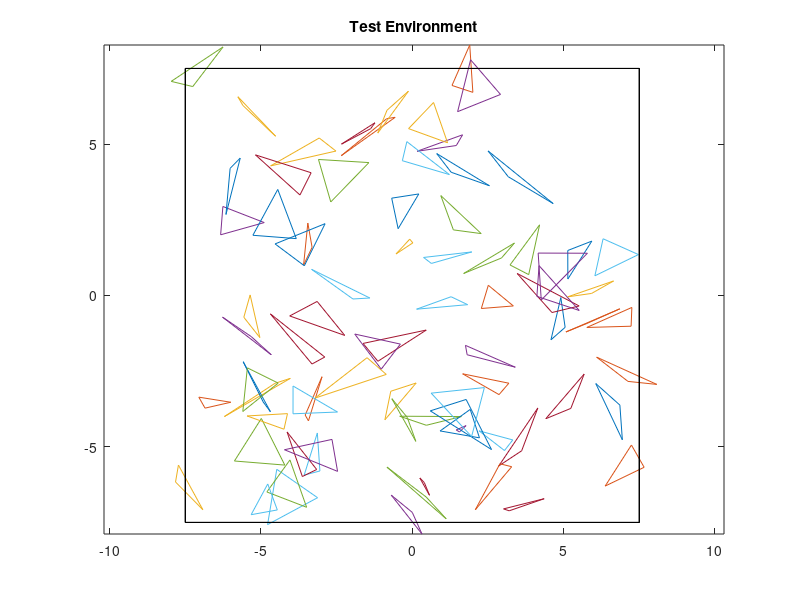

This figure's MATLAB source:
% Written by: Florence
% Run this to generate the test data

% Specify boundaries and number of obstacles
n=80;       % number of obstacles
limit=7.5;    % abs max of boundary

% create a template triangle
L = linspace(0,2*pi,4);
x = cos(L)';
y = sin(L)';

% apply random transformations to template to generate
%   list of obstacles
for i = 1:n    
    transform=[-1+2*rand() -1+2*rand() -limit+2*limit*rand();
        -1+2*rand() -1+2*rand() -limit+2*limit*rand()
        0 0 1];
    new=transform*[x y ones(4,1)].';
    xv(:,i)=new(1,:).';
    yv(:,i)=new(2,:).';
end

figure
plot(xv,yv);
% plot(xv,yv,1,0.5,'+');
axis equal

%Add boundaries
boundaryx=[-limit -limit limit limit;
            -limit limit limit -limit;
            -limit -limit limit limit;
            -limit limit limit -limit];
boundaryy=[-limit limit limit -limit;
            limit limit -limit -limit;
            -limit limit limit -limit;
            limit limit -limit -limit];
%xv(:,i+1)=[limit; limit; NaN*ones(m-2,1)]; yv(:,i+1)=[limit; -limit; NaN*ones(m-2,1)];

hold on
plot(boundaryx,boundaryy,'k');
title('Test Environment');
axis equal

% Now add boundaries to list of obstacles
xv(:,i+1:i+4)=boundaryx;
yv(:,i+1:i+4)=boundaryy;
